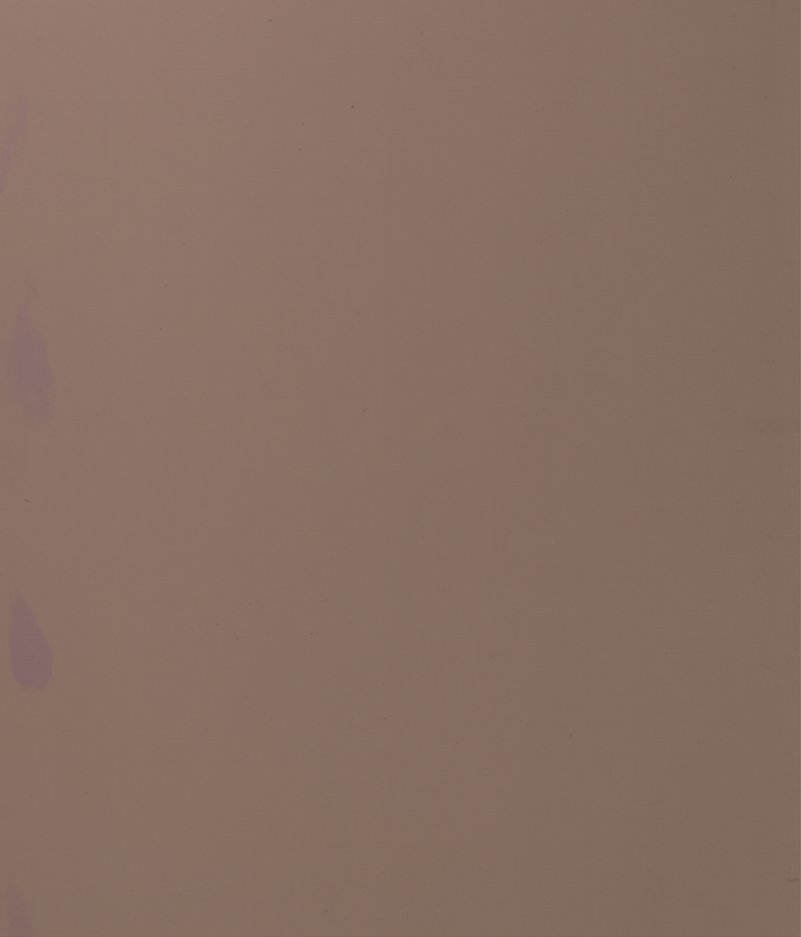
//> input picture screen.png, 801 x 937 px
$ ./main   (built with g++ and OpenCV 4)
//> lines starting //> are read from the running program, lines starting //| are printed output that depends on the picture; after the words box and inside, x2 and y2 are one past the last pixel; in counts of white or black regions, pixels touching at a corner belong together
#include "opencv2/highgui/highgui.hpp"
#include "opencv2/imgproc/imgproc.hpp"
using namespace cv;
void imfill(Mat srcimage, Mat &dstimage)
{
	Size m_Size = srcimage.size();
	Mat temimage = Mat::zeros(m_Size.height + 2, m_Size.width + 2, srcimage.type());//延展图像
																					//imshow("temimage", temimage);
	srcimage.copyTo(temimage(Range(1, m_Size.height + 1), Range(1, m_Size.width + 1)));
	floodFill(temimage, Point(0, 0), Scalar(255));
	//imshow("temimage", temimage);
	//waitKey(0);
	Mat cutImg;//裁剪延展的图像
	temimage(Range(1, m_Size.height + 1), Range(1, m_Size.width + 1)).copyTo(cutImg);
	dstimage = srcimage | (~cutImg);
}
int main() {
	Mat src = cv::imread("screen.png");
//> src is the input picture: 937 rows x 801 cols, CV_8UC3; mean B, G, R 99.8, 111, 136.5
	Mat dst,dst1,gray;
	//medianBlur(src, src, 7);
	//GaussianBlur(src, src, Size(7, 7), 0, 0);
	//灰度图转换
	cvtColor(src, src, COLOR_BGR2GRAY);
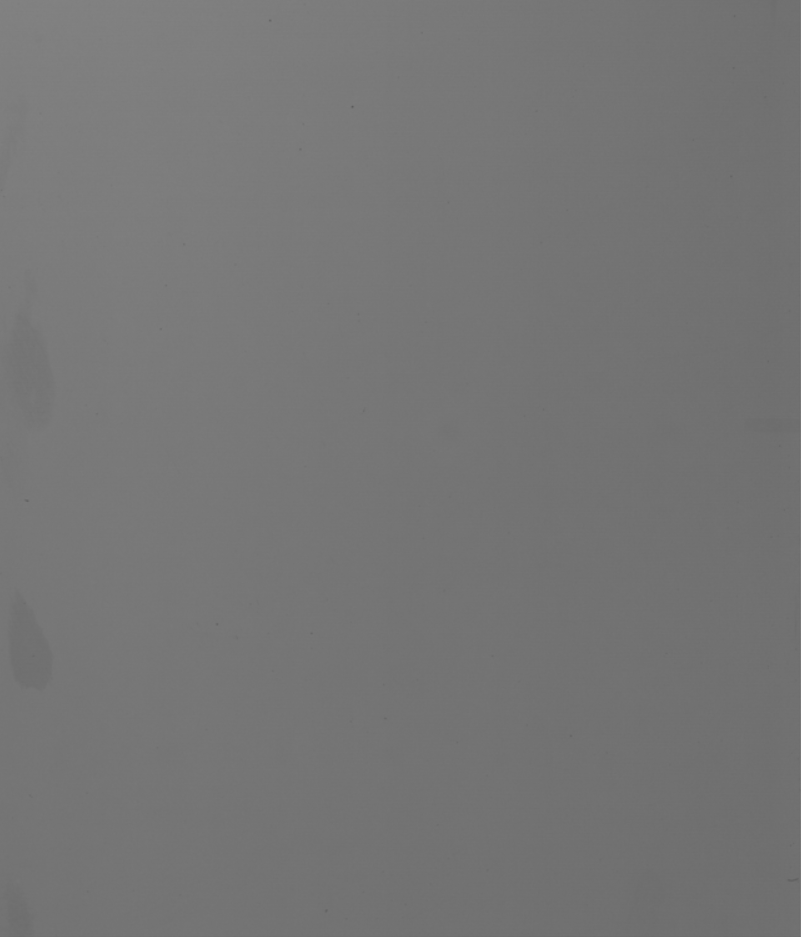
//> src: 937 rows x 801 cols, CV_8UC1; min 92, max 130, mean 117.4

	//GaussianBlur(src, src, Size(11, 11), 0, 0);
	//线性变换
	int hight = src.rows;
//> hight = 937
	int width = src.cols;
//> width = 801
	int i = 0, j = 0;
	int p_min = 255;
	int p_max = 0;
	//equalizeHist(src, src);
	//imshow("eq", src);
	for (i = 0; i < hight; i++)
	{
		for (j = 0; j < width; j++)
		{
			uchar*data = src.ptr<uchar>(i);
			if (p_min > data[j])
			{
				p_min = data[j];
			}
			if (p_max < data[j])
			{
				p_max = data[j];
			}
		}
	}
//> this loop made 937 passes
//> p_min on passes 1 to 3: 109, 109, 109
//> after the loop, p_min = 92; p_max = 130
	double p_prop = 1.0;
	p_prop = 255.0 / (p_max - p_min);
//> p_prop = 6.71
	for (i = 0; i < hight; i++)
	{
		for (j = 0; j < width; j++)
		{
			uchar*data = src.ptr<uchar>(i);
			data[j] = int((data[j] - p_min) * p_prop) ;
		}
	}
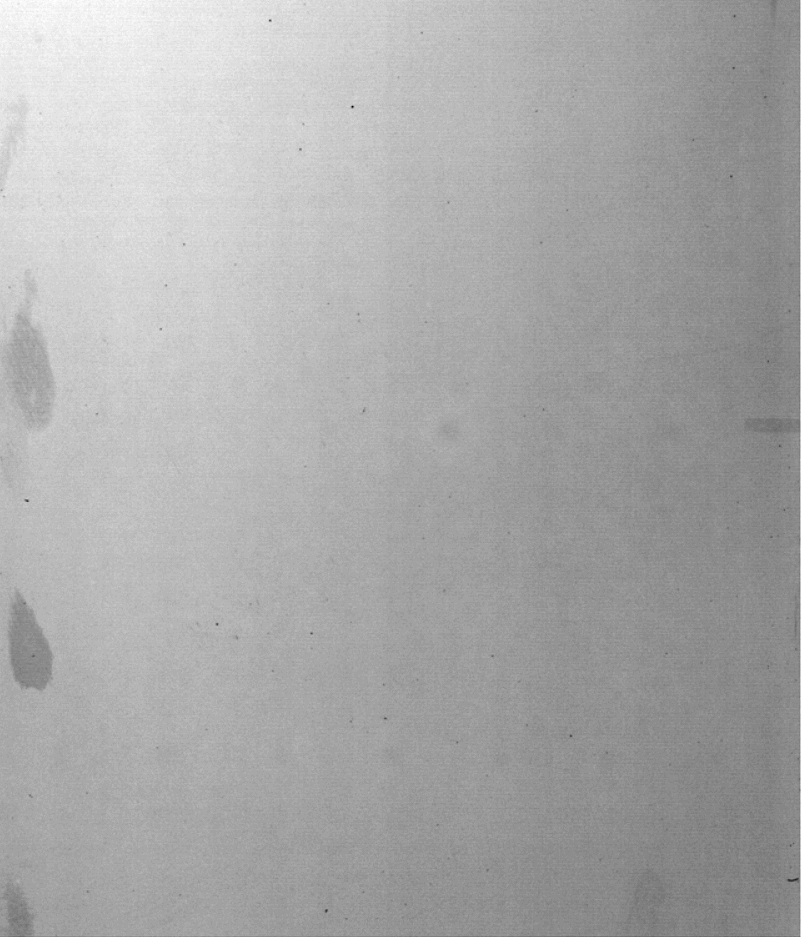
//> src: 937 rows x 801 cols, CV_8UC1; min 0, max 255, mean 169.7
	imshow("linear", src);
	gray = src;
	//GaussianBlur(src, src, Size(11, 11), 0, 0);
	//均值滤波、高斯滤波
	blur(src, src, Size(7 ,7));
	GaussianBlur(src, src, Size(11, 11), 0, 0);
	blur(src, src, Size(7, 7));
//> src: 937 rows x 801 cols, CV_8UC1; min 116, max 248, mean 169.6
	GaussianBlur(src, src, Size(11, 11), 0, 0);
//> src: 937 rows x 801 cols, CV_8UC1; min 117, max 248, mean 169.6
	Mat element = getStructuringElement(MORPH_ELLIPSE, Size(13, 13));
	//闭运算
	dilate(src, dst, element);
	erode(dst, dst, element);

	// [6 lines of commented-out code are left out]
	imshow("closed", dst);
	// [14 lines of commented-out code are left out]
	Mat element_s = getStructuringElement(MORPH_ELLIPSE, Size(7, 7));
	Canny(dst, dst, 6, 9, 3);
//> dst: 937 rows x 801 cols, CV_8UC1; 0.3% white in thin lines or dots
	//腐蚀
	dilate(dst, dst, element_s);
//> dst: 937 rows x 801 cols, CV_8UC1; 2.1% white; 26 white regions, largest, box (x1, y1, x2, y2) and area: (0, 263, 64, 441) 4971, (0, 580, 62, 698) 2665, (1, 87, 36, 198) 1559
	//闭合区域填充
	imfill(dst, dst);
//> in imfill, `srcimage.copyTo(temimage(Range(1, m_Size.height + 1), Range(1, m_Size...`: temimage: 939 rows x 803 cols, CV_8UC1; 2.1% white; 26 white regions, largest, box (x1, y1, x2, y2) and area: (1, 264, 65, 442) 4971, (1, 581, 63, 699) 2665, (2, 88, 37, 199) 1559
//> in imfill, `floodFill(temimage, Point(0, 0), Scalar(255));`:
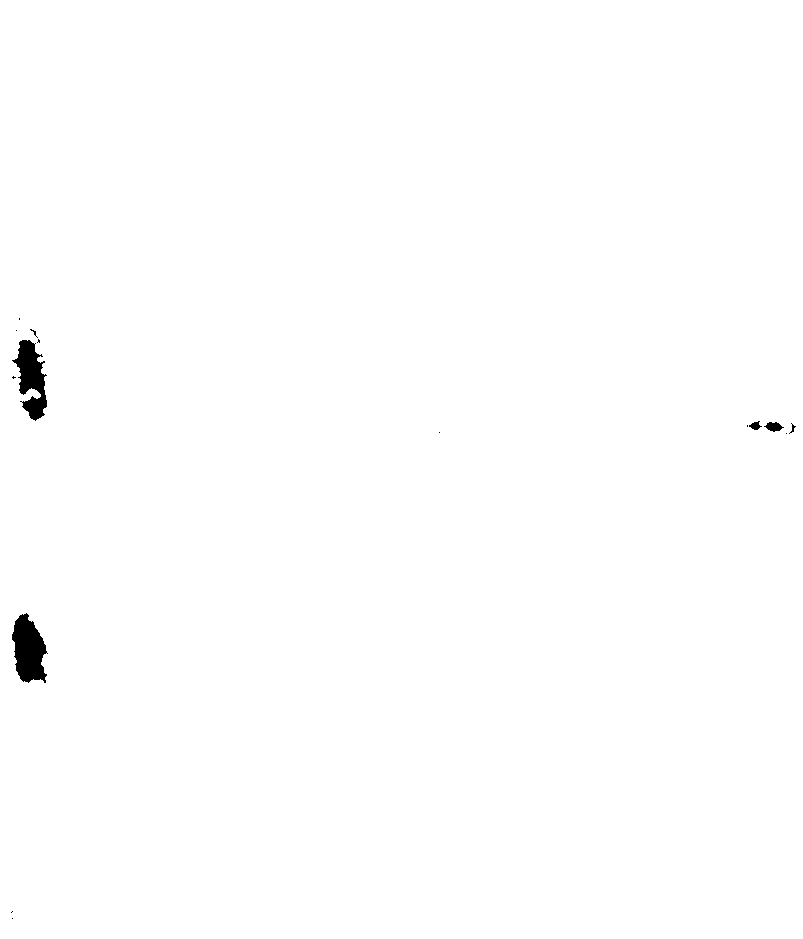
//> temimage: 939 rows x 803 cols, CV_8UC1; 99.5% white; 15 black regions (10 under 20 px), largest, box (x1, y1, x2, y2) and area: (12, 613, 48, 683) 1673, (12, 340, 47, 421) 1526, (764, 422, 784, 432) 121, (749, 421, 762, 430) 66, (789, 423, 796, 434) 23
//> in imfill, `temimage(Range(1, m_Size.height + 1), Range(1, m_Size.width + 1)).copy..`: cutImg: 937 rows x 801 cols, CV_8UC1; 99.5% white; 15 black regions (10 under 20 px), largest, box (x1, y1, x2, y2) and area: (11, 612, 47, 682) 1673, (11, 339, 46, 420) 1526, (763, 421, 783, 431) 121, (748, 420, 761, 429) 66, (788, 422, 795, 433) 23
//> in imfill, `dstimage = srcimage | (~cutImg);`:
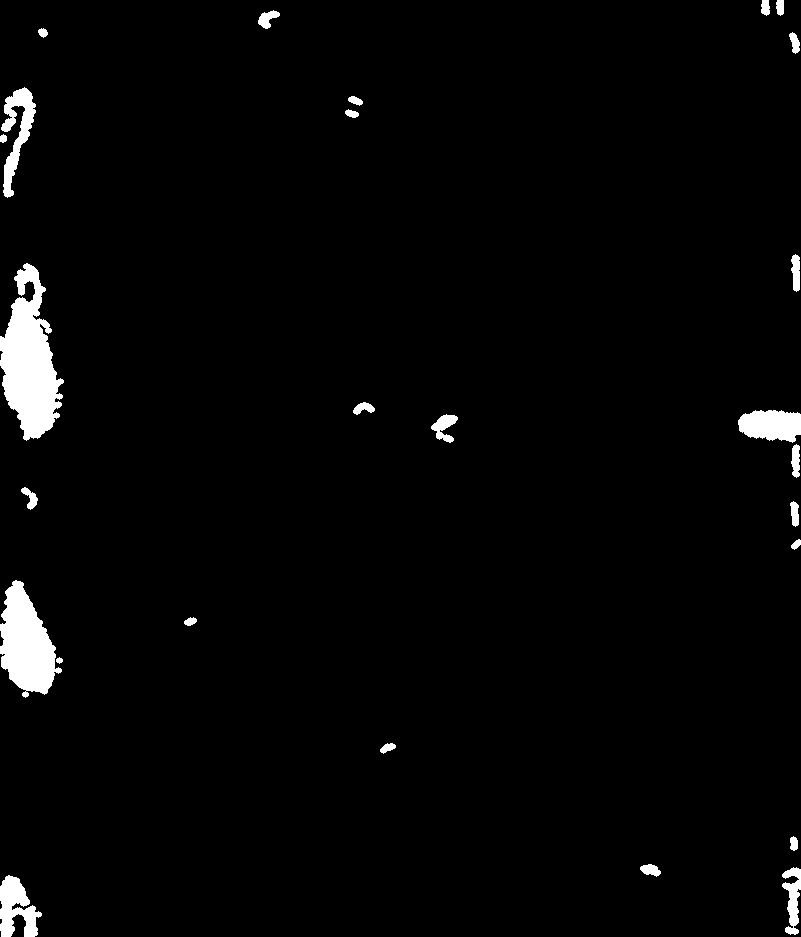
//> dstimage: 937 rows x 801 cols, CV_8UC1; 2.6% white; 26 white regions, largest, box (x1, y1, x2, y2) and area: (0, 263, 64, 441) 6530, (0, 580, 62, 698) 4338, (738, 410, 801, 443) 1620
	// [5 lines of commented-out code are left out]
	imshow("fill", dst);
	//与原灰度图融合
	for (i = 0; i < hight; i++)
	{
		for (j = 0; j < width; j++)
		{
			uchar*data = dst.ptr<uchar>(i);
			uchar*data_s = gray.ptr<uchar>(i);
			data[j] =  148 + data[j]* data_s[j];
		}
	}
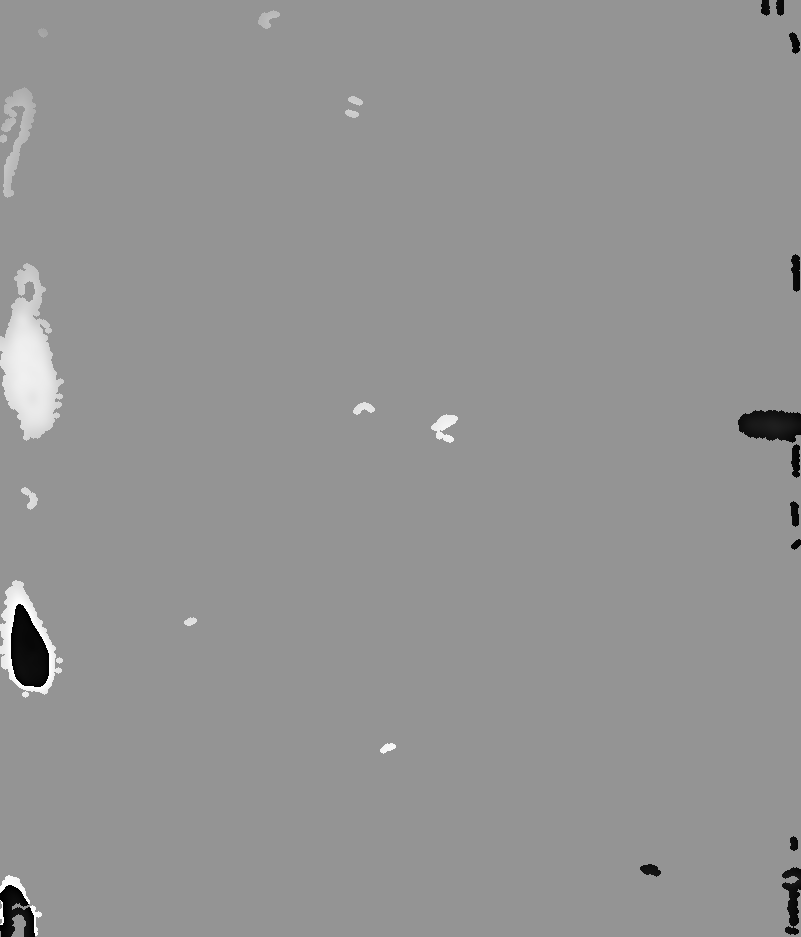
//> dst: 937 rows x 801 cols, CV_8UC1; min 0, max 255, mean 147.9
	//伪彩色变换
	applyColorMap(dst, dst, COLORMAP_RAINBOW);
//> dst: 937 rows x 801 cols, CV_8UC3
	//腐蚀
	dilate(dst, dst, element_s);
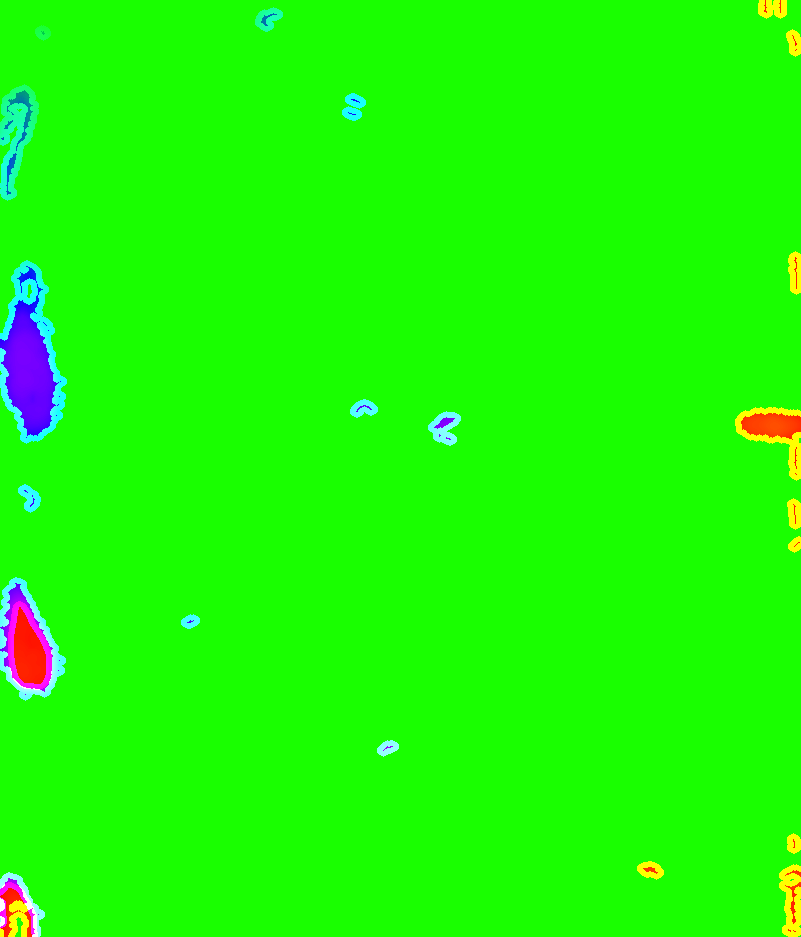
//> dst: 937 rows x 801 cols, CV_8UC3; mean B, G, R 5.8, 251.4, 29.3
	//erode(dst, dst, element_s);
	imshow("result", dst);
	imwrite("reslut.png",dst);
	cv::waitKey();
	return 0;
}
